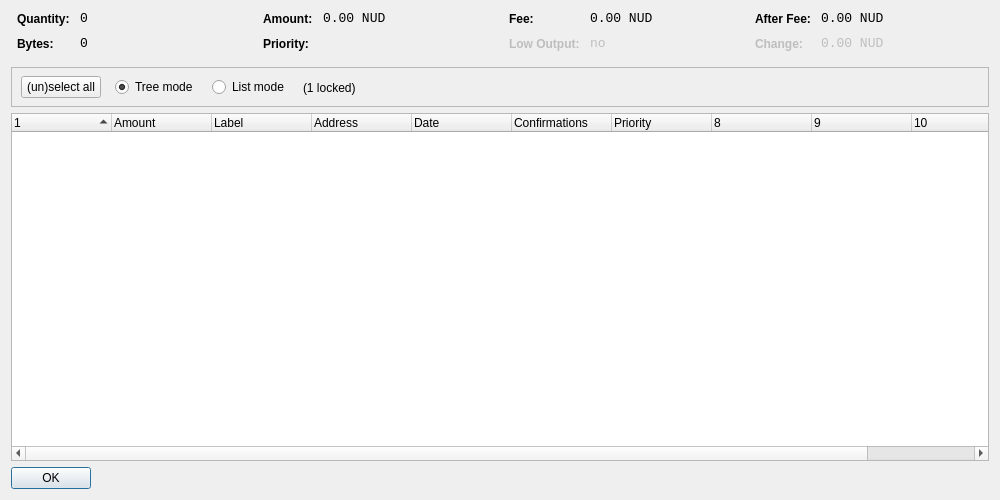
<?xml version="1.0" encoding="UTF-8"?>
<ui version="4.0">
 <class>CoinControlDialog</class>
 <widget class="QDialog" name="CoinControlDialog">
  <property name="geometry">
   <rect>
    <x>0</x>
    <y>0</y>
    <width>1000</width>
    <height>500</height>
   </rect>
  </property>
  <property name="windowTitle">
   <string>Coin Control</string>
  </property>
  <layout class="QVBoxLayout" name="verticalLayout">
   <item>
    <layout class="QHBoxLayout" name="horizontalLayoutTop" stretch="0,0,0,0">
     <property name="topMargin">
      <number>0</number>
     </property>
     <property name="bottomMargin">
      <number>10</number>
     </property>
     <item>
      <layout class="QFormLayout" name="formLayoutCoinControl1">
       <property name="horizontalSpacing">
        <number>10</number>
       </property>
       <property name="verticalSpacing">
        <number>10</number>
       </property>
       <property name="leftMargin">
        <number>6</number>
       </property>
       <property name="rightMargin">
        <number>6</number>
       </property>
       <item row="0" column="0">
        <widget class="QLabel" name="labelCoinControlQuantityText">
         <property name="styleSheet">
          <string notr="true">font-weight:bold;</string>
         </property>
         <property name="text">
          <string>Quantity:</string>
         </property>
        </widget>
       </item>
       <item row="0" column="1">
        <widget class="QLabel" name="labelCoinControlQuantity">
         <property name="font">
          <font>
           <family>Monospace</family>
           <pointsize>10</pointsize>
          </font>
         </property>
         <property name="cursor">
          <cursorShape>IBeamCursor</cursorShape>
         </property>
         <property name="contextMenuPolicy">
          <enum>Qt::ActionsContextMenu</enum>
         </property>
         <property name="text">
          <string notr="true">0</string>
         </property>
         <property name="textInteractionFlags">
          <set>Qt::LinksAccessibleByMouse|Qt::TextSelectableByKeyboard|Qt::TextSelectableByMouse</set>
         </property>
        </widget>
       </item>
       <item row="1" column="0">
        <widget class="QLabel" name="labelCoinControlBytesText">
         <property name="styleSheet">
          <string notr="true">font-weight:bold;</string>
         </property>
         <property name="text">
          <string>Bytes:</string>
         </property>
        </widget>
       </item>
       <item row="1" column="1">
        <widget class="QLabel" name="labelCoinControlBytes">
         <property name="font">
          <font>
           <family>Monospace</family>
           <pointsize>10</pointsize>
          </font>
         </property>
         <property name="cursor">
          <cursorShape>IBeamCursor</cursorShape>
         </property>
         <property name="contextMenuPolicy">
          <enum>Qt::ActionsContextMenu</enum>
         </property>
         <property name="text">
          <string notr="true">0</string>
         </property>
         <property name="textInteractionFlags">
          <set>Qt::LinksAccessibleByMouse|Qt::TextSelectableByKeyboard|Qt::TextSelectableByMouse</set>
         </property>
        </widget>
       </item>
      </layout>
     </item>
     <item>
      <layout class="QFormLayout" name="formLayoutCoinControl2">
       <property name="horizontalSpacing">
        <number>10</number>
       </property>
       <property name="verticalSpacing">
        <number>10</number>
       </property>
       <property name="leftMargin">
        <number>6</number>
       </property>
       <property name="rightMargin">
        <number>6</number>
       </property>
       <item row="0" column="0">
        <widget class="QLabel" name="labelCoinControlAmountText">
         <property name="styleSheet">
          <string notr="true">font-weight:bold;</string>
         </property>
         <property name="text">
          <string>Amount:</string>
         </property>
        </widget>
       </item>
       <item row="0" column="1">
        <widget class="QLabel" name="labelCoinControlAmount">
         <property name="font">
          <font>
           <family>Monospace</family>
           <pointsize>10</pointsize>
          </font>
         </property>
         <property name="cursor">
          <cursorShape>IBeamCursor</cursorShape>
         </property>
         <property name="contextMenuPolicy">
          <enum>Qt::ActionsContextMenu</enum>
         </property>
         <property name="text">
          <string notr="true">0.00 NUD</string>
         </property>
         <property name="textInteractionFlags">
          <set>Qt::LinksAccessibleByMouse|Qt::TextSelectableByKeyboard|Qt::TextSelectableByMouse</set>
         </property>
        </widget>
       </item>
       <item row="1" column="0">
        <widget class="QLabel" name="labelCoinControlPriorityText">
         <property name="styleSheet">
          <string notr="true">font-weight:bold;</string>
         </property>
         <property name="text">
          <string>Priority:</string>
         </property>
        </widget>
       </item>
       <item row="1" column="1">
        <widget class="QLabel" name="labelCoinControlPriority">
         <property name="font">
          <font>
           <family>Monospace</family>
           <pointsize>10</pointsize>
          </font>
         </property>
         <property name="cursor">
          <cursorShape>IBeamCursor</cursorShape>
         </property>
         <property name="contextMenuPolicy">
          <enum>Qt::ActionsContextMenu</enum>
         </property>
         <property name="text">
          <string/>
         </property>
         <property name="textInteractionFlags">
          <set>Qt::LinksAccessibleByMouse|Qt::TextSelectableByKeyboard|Qt::TextSelectableByMouse</set>
         </property>
        </widget>
       </item>
      </layout>
     </item>
     <item>
      <layout class="QFormLayout" name="formLayoutCoinControl3">
       <property name="horizontalSpacing">
        <number>10</number>
       </property>
       <property name="verticalSpacing">
        <number>10</number>
       </property>
       <property name="leftMargin">
        <number>6</number>
       </property>
       <property name="rightMargin">
        <number>6</number>
       </property>
       <item row="0" column="0">
        <widget class="QLabel" name="labelCoinControlFeeText">
         <property name="styleSheet">
          <string notr="true">font-weight:bold;</string>
         </property>
         <property name="text">
          <string>Fee:</string>
         </property>
        </widget>
       </item>
       <item row="0" column="1">
        <widget class="QLabel" name="labelCoinControlFee">
         <property name="font">
          <font>
           <family>Monospace</family>
           <pointsize>10</pointsize>
          </font>
         </property>
         <property name="cursor">
          <cursorShape>IBeamCursor</cursorShape>
         </property>
         <property name="contextMenuPolicy">
          <enum>Qt::ActionsContextMenu</enum>
         </property>
         <property name="text">
          <string notr="true">0.00 NUD</string>
         </property>
         <property name="textInteractionFlags">
          <set>Qt::LinksAccessibleByMouse|Qt::TextSelectableByKeyboard|Qt::TextSelectableByMouse</set>
         </property>
        </widget>
       </item>
       <item row="1" column="0">
        <widget class="QLabel" name="labelCoinControlLowOutputText">
         <property name="enabled">
          <bool>false</bool>
         </property>
         <property name="styleSheet">
          <string notr="true">font-weight:bold;</string>
         </property>
         <property name="text">
          <string>Low Output:</string>
         </property>
        </widget>
       </item>
       <item row="1" column="1">
        <widget class="QLabel" name="labelCoinControlLowOutput">
         <property name="enabled">
          <bool>false</bool>
         </property>
         <property name="font">
          <font>
           <family>Monospace</family>
           <pointsize>10</pointsize>
          </font>
         </property>
         <property name="cursor">
          <cursorShape>IBeamCursor</cursorShape>
         </property>
         <property name="contextMenuPolicy">
          <enum>Qt::ActionsContextMenu</enum>
         </property>
         <property name="text">
          <string>no</string>
         </property>
         <property name="textInteractionFlags">
          <set>Qt::LinksAccessibleByMouse|Qt::TextSelectableByKeyboard|Qt::TextSelectableByMouse</set>
         </property>
        </widget>
       </item>
      </layout>
     </item>
     <item>
      <layout class="QFormLayout" name="formLayoutCoinControl4">
       <property name="horizontalSpacing">
        <number>10</number>
       </property>
       <property name="verticalSpacing">
        <number>10</number>
       </property>
       <property name="leftMargin">
        <number>6</number>
       </property>
       <property name="rightMargin">
        <number>6</number>
       </property>
       <item row="0" column="0">
        <widget class="QLabel" name="labelCoinControlAfterFeeText">
         <property name="styleSheet">
          <string notr="true">font-weight:bold;</string>
         </property>
         <property name="text">
          <string>After Fee:</string>
         </property>
        </widget>
       </item>
       <item row="0" column="1">
        <widget class="QLabel" name="labelCoinControlAfterFee">
         <property name="font">
          <font>
           <family>Monospace</family>
           <pointsize>10</pointsize>
          </font>
         </property>
         <property name="cursor">
          <cursorShape>IBeamCursor</cursorShape>
         </property>
         <property name="contextMenuPolicy">
          <enum>Qt::ActionsContextMenu</enum>
         </property>
         <property name="text">
          <string notr="true">0.00 NUD</string>
         </property>
         <property name="textInteractionFlags">
          <set>Qt::LinksAccessibleByMouse|Qt::TextSelectableByKeyboard|Qt::TextSelectableByMouse</set>
         </property>
        </widget>
       </item>
       <item row="1" column="0">
        <widget class="QLabel" name="labelCoinControlChangeText">
         <property name="enabled">
          <bool>false</bool>
         </property>
         <property name="styleSheet">
          <string notr="true">font-weight:bold;</string>
         </property>
         <property name="text">
          <string>Change:</string>
         </property>
        </widget>
       </item>
       <item row="1" column="1">
        <widget class="QLabel" name="labelCoinControlChange">
         <property name="enabled">
          <bool>false</bool>
         </property>
         <property name="font">
          <font>
           <family>Monospace</family>
           <pointsize>10</pointsize>
          </font>
         </property>
         <property name="cursor">
          <cursorShape>IBeamCursor</cursorShape>
         </property>
         <property name="contextMenuPolicy">
          <enum>Qt::ActionsContextMenu</enum>
         </property>
         <property name="text">
          <string notr="true">0.00 NUD</string>
         </property>
         <property name="textInteractionFlags">
          <set>Qt::LinksAccessibleByMouse|Qt::TextSelectableByKeyboard|Qt::TextSelectableByMouse</set>
         </property>
        </widget>
       </item>
      </layout>
     </item>
    </layout>
   </item>
   <item>
    <widget class="QFrame" name="frame">
     <property name="minimumSize">
      <size>
       <width>0</width>
       <height>40</height>
      </size>
     </property>
     <property name="frameShape">
      <enum>QFrame::StyledPanel</enum>
     </property>
     <property name="frameShadow">
      <enum>QFrame::Sunken</enum>
     </property>
     <widget class="QWidget" name="horizontalLayoutWidget">
      <property name="geometry">
       <rect>
        <x>10</x>
        <y>0</y>
        <width>781</width>
        <height>41</height>
       </rect>
      </property>
      <layout class="QHBoxLayout" name="horizontalLayoutPanel" stretch="0,0,0,0,0">
       <property name="spacing">
        <number>14</number>
       </property>
       <item>
        <widget class="QPushButton" name="pushButtonSelectAll">
         <property name="sizePolicy">
          <sizepolicy hsizetype="Maximum" vsizetype="Fixed">
           <horstretch>0</horstretch>
           <verstretch>0</verstretch>
          </sizepolicy>
         </property>
         <property name="text">
          <string>(un)select all</string>
         </property>
        </widget>
       </item>
       <item>
        <widget class="QRadioButton" name="radioTreeMode">
         <property name="sizePolicy">
          <sizepolicy hsizetype="Maximum" vsizetype="Fixed">
           <horstretch>0</horstretch>
           <verstretch>0</verstretch>
          </sizepolicy>
         </property>
         <property name="text">
          <string>Tree mode</string>
         </property>
         <property name="checked">
          <bool>true</bool>
         </property>
        </widget>
       </item>
       <item>
        <widget class="QRadioButton" name="radioListMode">
         <property name="sizePolicy">
          <sizepolicy hsizetype="Maximum" vsizetype="Fixed">
           <horstretch>0</horstretch>
           <verstretch>0</verstretch>
          </sizepolicy>
         </property>
         <property name="text">
          <string>List mode</string>
         </property>
        </widget>
       </item>
       <item>
        <widget class="QLabel" name="labelLocked">
         <property name="text">
          <string>(1 locked)</string>
         </property>
        </widget>
       </item>
       <item>
        <spacer name="horizontalSpacer">
         <property name="orientation">
          <enum>Qt::Horizontal</enum>
         </property>
         <property name="sizeHint" stdset="0">
          <size>
           <width>40</width>
           <height>20</height>
          </size>
         </property>
        </spacer>
       </item>
      </layout>
     </widget>
    </widget>
   </item>
   <item>
    <widget class="CoinControlTreeWidget" name="treeWidget">
     <property name="contextMenuPolicy">
      <enum>Qt::CustomContextMenu</enum>
     </property>
     <property name="sortingEnabled">
      <bool>false</bool>
     </property>
     <property name="columnCount">
      <number>11</number>
     </property>
     <attribute name="headerShowSortIndicator" stdset="0">
      <bool>true</bool>
     </attribute>
     <attribute name="headerStretchLastSection">
      <bool>false</bool>
     </attribute>
     <column>
      <property name="text">
       <string/>
      </property>
     </column>
     <column>
      <property name="text">
       <string>Amount</string>
      </property>
     </column>
     <column>
      <property name="text">
       <string notr="true">Label</string>
      </property>
     </column>
     <column>
      <property name="text">
       <string>Address</string>
      </property>
     </column>
     <column>
      <property name="text">
       <string>Date</string>
      </property>
     </column>
     <column>
      <property name="text">
       <string>Confirmations</string>
      </property>
      <property name="toolTip">
       <string>Confirmed</string>
      </property>
     </column>
     <column>
      <property name="text">
       <string>Priority</string>
      </property>
     </column>
     <column>
      <property name="text">
       <string/>
      </property>
     </column>
     <column>
      <property name="text">
       <string/>
      </property>
     </column>
     <column>
      <property name="text">
       <string/>
      </property>
     </column>
     <column>
      <property name="text">
       <string/>
      </property>
     </column>
    </widget>
   </item>
   <item>
    <widget class="QDialogButtonBox" name="buttonBox">
     <property name="sizePolicy">
      <sizepolicy hsizetype="Maximum" vsizetype="Fixed">
       <horstretch>0</horstretch>
       <verstretch>0</verstretch>
      </sizepolicy>
     </property>
     <property name="orientation">
      <enum>Qt::Horizontal</enum>
     </property>
     <property name="standardButtons">
      <set>QDialogButtonBox::Ok</set>
     </property>
    </widget>
   </item>
  </layout>
 </widget>
 <customwidgets>
  <customwidget>
   <class>CoinControlTreeWidget</class>
   <extends>QTreeWidget</extends>
   <header>coincontroltreewidget.h</header>
  </customwidget>
 </customwidgets>
 <resources/>
 <connections/>
</ui>
